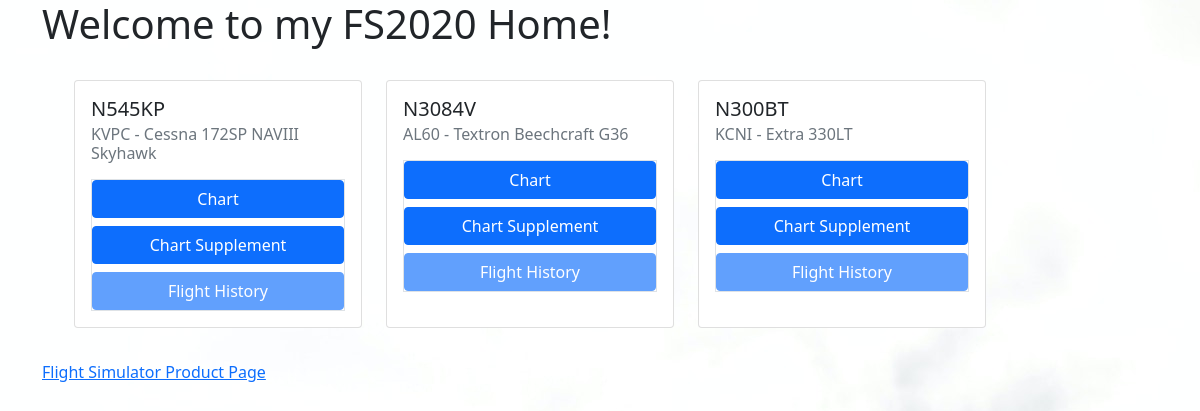
/fs2020/, run on an earlier commit of the app's database.
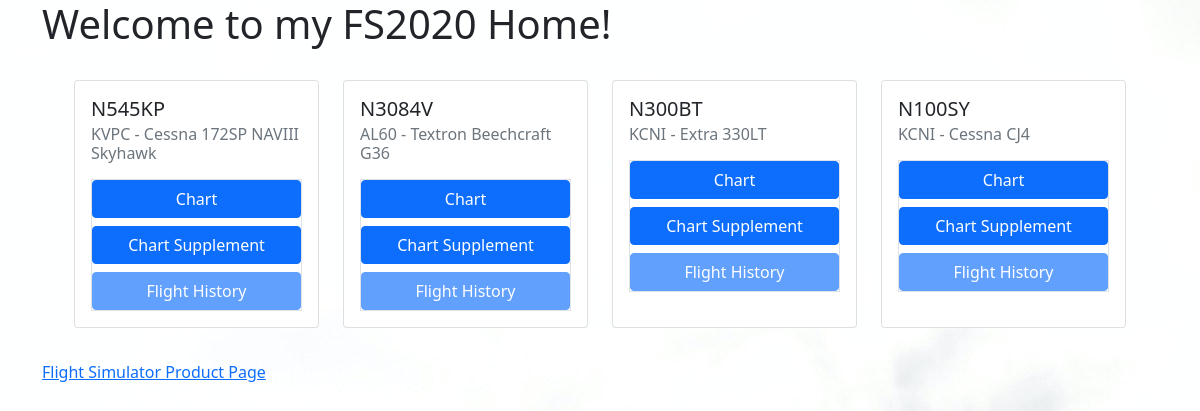
And on a later commit of the database.
### fs2020/models.py (models this page shows, shortened)
class Aircraft(models.Model):
    STATUS_CHOICES = (('Tied Down', 'Tied Down'), ('Pre-Flight', 'Pre-Flight'), ('In Flight', 'In Flight'))
    n_num = models.CharField(max_length=10)
    make = models.CharField(max_length=100)
    model = models.CharField(max_length=100)
    icao_location = models.CharField(max_length=100)
    status = models.CharField(blank=True, null=True, choices=STATUS_CHOICES, max_length=100)
    notes = models.TextField(null=True, blank=True)
    class Meta():
        verbose_name_plural = "Aircraft"

### fs2020/views.py (the view)
# urls.py: path('', views.index, name='index'),
def index(request):
    context = {'title':'FS2020 Home'}
    context['aircraft'] =   Aircraft.objects.all()
    return render(request, 'fs2020/index.html', context)

### templates/fs2020/index.html (shortened to what this page needs)
{% extends 'fs2020/fs2020_base.html' %}
{% block section1 %}
{% load static %}
    <h1>Welcome to my FS2020 Home!</h1>
    <div class="d-flex p-3 m-3 gap-4">
        {% for plane in aircraft %}
            <div class="card" style="width: 18rem;">
                <div class="card-body">
                <h5 class="card-title">{{ plane.n_num }}</h5>
                <h6 class="card-subtitle mb-2 text-muted">{{ plane.icao_location }} - {{ plane.make }} {{ plane.model }}</h6>
                <div class="d-flex flex-column gap-2 border">
                    <a href="http://www.skyvector.com/airport/{{plane.icao_location}}" class="btn btn-primary">Chart</a>
                    <a href="http://airnav.com/airport/{{plane.icao_location}}" class=" btn btn-primary">Chart Supplement</a>
                    <a href="#" class="btn btn-primary disabled">Flight History</a>
                </div>
                </div>
            </div>
        {% endfor %}
    </div>
{% endblock %}
{% block footer %}
    <a href="https://www.flightsimulator.com/">Flight Simulator Product Page</a>
{% endblock %}

### templates/fs2020/fs2020_base.html (shortened to what this page needs)
{% extends "base.html" %}
{% block background %}
{% load static %}
{% endblock %}

### templates/base.html (shortened to what this page needs)
<!DOCTYPE html>
<html lang="en">
<head>
    <link href="https://cdn.jsdelivr.net/npm/bootstrap@5.1.3/dist/css/bootstrap.min.css" rel="stylesheet">
    <link rel="stylesheet" href="static/css/my_style.css">
</head>
<body>
    <div class="container">
        {% block section1 %}
        {% endblock %}
        {% block footer %}
        {% endblock %}
    </div>
</body>
</html>

What changed in the data, as far as the page shows it:
added Aircraft: n_num "N100SY", icao_location "KCNI", make "Cessna", model "CJ4"
